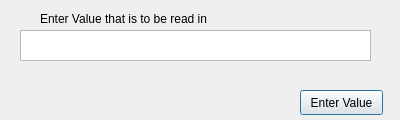
<?xml version="1.0" encoding="UTF-8"?>
<ui version="4.0">
 <class>Dialog</class>
 <widget class="QDialog" name="Dialog">
  <property name="geometry">
   <rect>
    <x>0</x>
    <y>0</y>
    <width>400</width>
    <height>120</height>
   </rect>
  </property>
  <property name="windowTitle">
   <string>Dialog</string>
  </property>
  <widget class="QPushButton" name="InputButton">
   <property name="geometry">
    <rect>
     <x>300</x>
     <y>90</y>
     <width>83</width>
     <height>25</height>
    </rect>
   </property>
   <property name="text">
    <string>Enter Value</string>
   </property>
  </widget>
  <widget class="QTextEdit" name="textEdit">
   <property name="geometry">
    <rect>
     <x>20</x>
     <y>30</y>
     <width>351</width>
     <height>31</height>
    </rect>
   </property>
  </widget>
  <widget class="QLabel" name="label">
   <property name="geometry">
    <rect>
     <x>40</x>
     <y>10</y>
     <width>301</width>
     <height>17</height>
    </rect>
   </property>
   <property name="text">
    <string>Enter Value that is to be read in</string>
   </property>
  </widget>
 </widget>
 <resources/>
 <connections/>
</ui>
